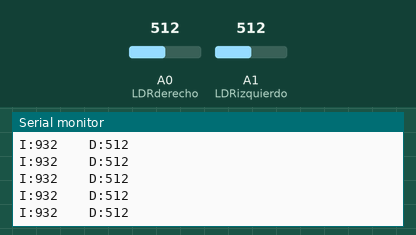
This sketch was run on a simulated Arduino Uno, built with avr-gcc and run on an emulated ATmega328P. Parts: the last lines printed to the serial monitor. The test bench sets the inputs (shaded band); at power-on: A0 (LDRderecho) = 512, A1 (LDRizquierdo) = 512.

Above: at 1.2 s.
1.3 s: A0 (LDRderecho) set to 716
At 1.56 s:
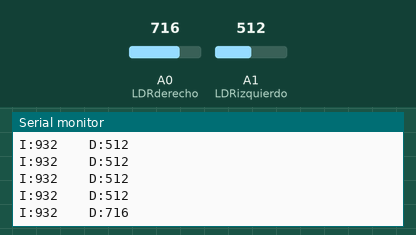
2.8 s: A1 (LDRizquierdo) set to 716
At 2.96 s:
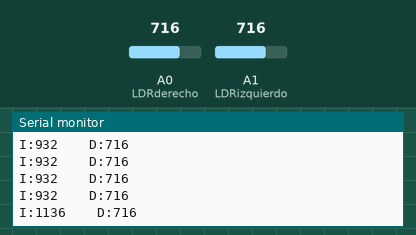
4.3 s: A0 (LDRderecho) set to 900
At 4.37 s:
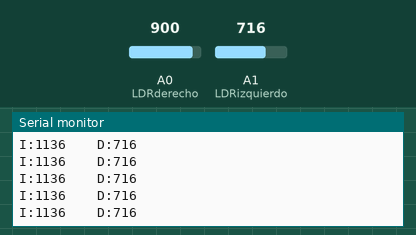
5.8 s: A1 (LDRizquierdo) set to 900
At 5.97 s:
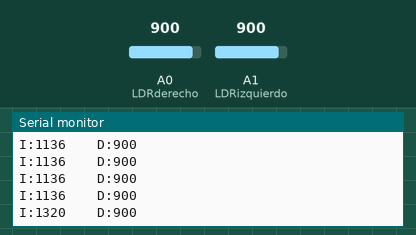
Timing chart, 0 to 8.3 s (numbered marks = the images above; inputs shaded):
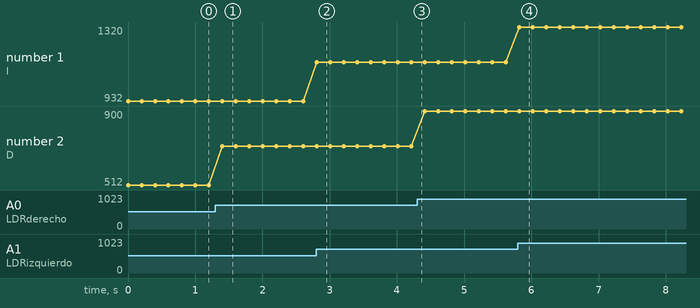

Measured:
- after the input at 1.3 s, the serial monitor: prints a new line after 0.10 s (image 1)
- after the input at 2.8 s, the serial monitor: prints a new line at once (image 2)
- after the input at 5.8 s, the serial monitor: prints a new line at once (image 4)
- plotted number 1: 932 → 1136 after the input at 2.8 s, 1136 → 1320 after the input at 5.8 s
- plotted number 2: 512 → 716 after the input at 1.3 s, 716 → 900 after the input at 4.3 s

The sketch:

002_LDR.ino
```cpp
/**********************************************************************************
**                                                                               **
**                           Iker Clemente Palacios                              **
**                                   22/11/23                                    **
**                   Prova LDR i ajustar l'OFFSET de llum entre ells             **
**                                                                               **
**********************************************************************************/

//********** Includes *************************************************************

//********** Variables ************************************************************
const int LDRizquierdo=A1; //Fotoresistencia pin analogico 1 de arduino
const int LDRderecho=A0;
int izquierda=0; //Valor llegit del LDR esquerra
int derecha=0;  //Valor llegit del LDR dreta

//********** Setup ****************************************************************
void setup()
{
  pinMode(LDRizquierdo,INPUT);
  pinMode(LDRderecho,INPUT);
  Serial.begin(9600);
}

//********** Loop *****************************************************************
void loop()
{
  izquierda=analogRead(LDRizquierdo)+420;
  derecha=analogRead(LDRderecho);
  Serial.print("I:");
  Serial.print(izquierda);
  Serial.print("    D:");
  Serial.println(derecha);
  delay(200);
}

//********** Funcions *************************************************************
```
